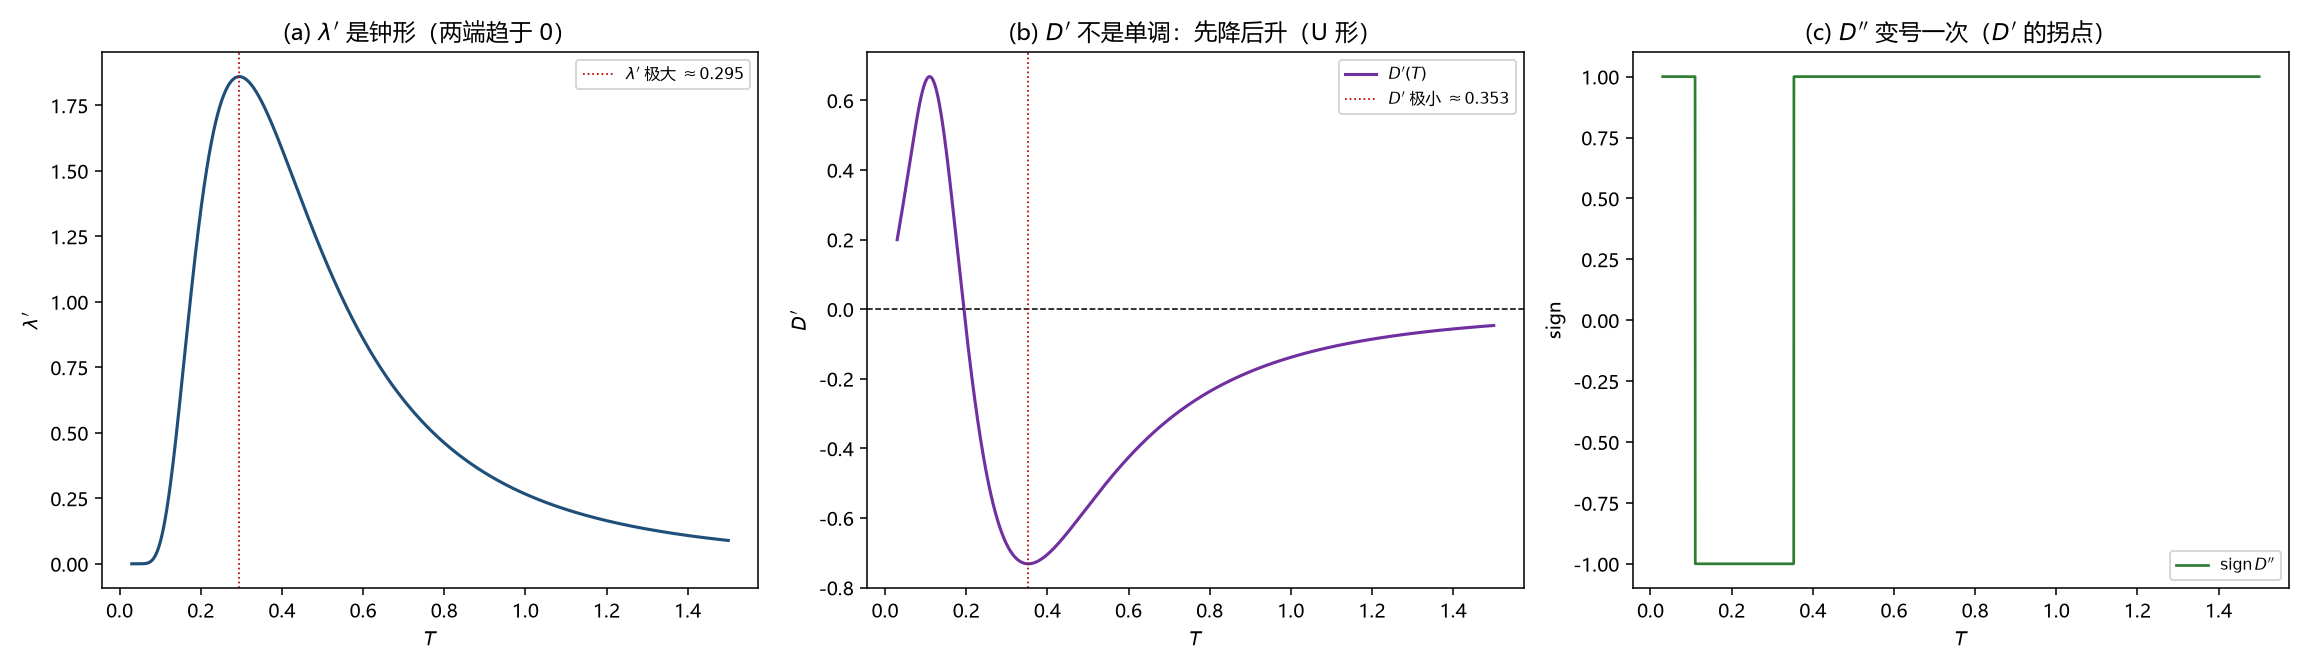

The script that saved this image:
# -*- coding: utf-8 -*-
"""第 206 轮第 0–1 步可行性评估：判据差 D 的二阶结构（D'' 符号、D' 零点唯一性、λ' 单峰）。

用途：检验 205 停点写下的意图命题"D' 在 (0,∞) 严格单减"是否成立——若不成立，
则 206 环的意图命题必须改写（改为"D' 零点唯一"），并把被否证的强命题记入 DISCARD。
只读既有 Spec v32 的闭式，作反馈层核对，不改方程、不调参。
"""
import numpy as np
import matplotlib
matplotlib.use("Agg")
import matplotlib.pyplot as plt

plt.rcParams["font.sans-serif"] = ["Microsoft YaHei"]
plt.rcParams["axes.unicode_minus"] = False

NQ = 4001


def _grid(T):
    u = np.linspace(0.0, 1.0, NQ * 4 + 1)
    h = 1.0 / (2.0 * T)
    return u, np.tanh(u * h), 1.0 / np.cosh(u * h) ** 2


def shape_h(T):
    return np.tanh(1.0 / (2.0 * T))


def w_gap(T):
    u, tanh, _ = _grid(T)
    return np.trapezoid(2.0 * u * tanh, u)


def abs_w_deriv(T):
    u, _, sech2 = _grid(T)
    return np.trapezoid(u ** 2 * sech2, u) / T ** 2


def deficit(T):
    return 1.0 - w_gap(T) / shape_h(T)


def deficit_deriv(T):
    h = shape_h(T)
    s = 1.0 / np.cosh(1.0 / (2.0 * T)) ** 2
    return -((-abs_w_deriv(T)) * h + w_gap(T) * s / (2.0 * T ** 2)) / h ** 2


def ratio(d):
    return d * (1.0 + d) / (1.0 - d)


def ratio_deriv(d):
    return (1.0 + 2.0 * d - d ** 2) / (1.0 - d) ** 2


def lam(T):
    return 1.0 / (T * np.sinh(1.0 / T))


def lam_deriv(T):
    return (np.cosh(1.0 / T) / T - np.sinh(1.0 / T)) / (T * np.sinh(1.0 / T)) ** 2


def gap(T):
    return ratio(deficit(T)) - lam(T)


def gap_deriv(T):
    return ratio_deriv(deficit(T)) * deficit_deriv(T) - lam_deriv(T)


def num_deriv(f, T, dT=1e-6):
    return (f(T + dT) - f(T - dT)) / (2.0 * dT)


print("=" * 74)
print("第 206 轮第 0–1 步：D 的二阶结构（检验 D' 单调性是否成立）")
print("=" * 74)

Ts = np.linspace(0.03, 1.50, 3001)
Dp = np.array([gap_deriv(T) for T in Ts])
Dpp = np.array([num_deriv(gap_deriv, T) for T in Ts])
L1 = np.array([lam_deriv(T) for T in Ts])
d1 = np.array([deficit_deriv(T) for T in Ts])

print("\n[1] D' 是否严格单减？相邻差 dD'/dT 的符号统计")
neg = int(np.sum(np.diff(Dp) < 0))
pos = int(np.sum(np.diff(Dp) > 0))
print(f"    dD' < 0 的区间段数 {neg}，dD' > 0 的区间段数 {pos}（共 {len(Dp)-1} 段）")
idx_min = int(np.argmin(Dp))
print(f"    D' 的最小值 {Dp[idx_min]: .6f} 于 T={Ts[idx_min]:.5f}")
print(f"    D'(0.10)={gap_deriv(0.10): .6f}  D'(0.20)={gap_deriv(0.20): .6f}  "
      f"D'(0.3439)={gap_deriv(0.3439): .6f}  D'(1.20)={gap_deriv(1.20): .6f}  "
      f"D'(1.50)={gap_deriv(1.50): .6f}")

print("\n[2] D'' 的符号变号点")
idx = np.where(np.sign(Dpp[:-1]) != np.sign(Dpp[1:]))[0]
print(f"    变号次数 = {len(idx)}")
for i in idx[:5]:
    print(f"      T ∈ ({Ts[i]:.5f}, {Ts[i+1]:.5f})  D'' 由 {Dpp[i]: .3e} 到 {Dpp[i+1]: .3e}")

print("\n[3] D' 的零点（决定 D 的单峰位置）")
z = np.where(np.sign(Dp[:-1]) != np.sign(Dp[1:]))[0]
print(f"    零点数 = {len(z)}")
for i in z:
    lo, hi = Ts[i], Ts[i + 1]
    for _ in range(80):
        mid = 0.5 * (lo + hi)
        if gap_deriv(lo) * gap_deriv(mid) <= 0:
            hi = mid
        else:
            lo = mid
    print(f"    T* = {0.5*(lo+hi):.9f}   D' 两侧: {gap_deriv(Ts[i]): .3e} / {gap_deriv(Ts[i+1]): .3e}")

print("\n[4] λ'(T) 的形状：两端趋于 0 的钟形？")
idx_max = int(np.argmax(L1))
print(f"    λ' 最大 {L1[idx_max]: .6f} 于 T={Ts[idx_max]:.5f}")
for T in [0.05, 0.15, 0.3439, 0.60, 1.00, 1.50]:
    print(f"      T={T:6.4f}  λ'={lam_deriv(T): .6f}")

print("\n[5] δ'(T) 的单调性（δ'' 的符号）")
print(f"    相邻差为正的段数 {int(np.sum(np.diff(d1) > 0))}（应为 0）")
print(f"    δ'(0.15)={deficit_deriv(0.15): .6f}  δ'(1.20)={deficit_deriv(1.20): .6f}")

fig, ax = plt.subplots(1, 3, figsize=(16.5, 4.8))
ax[0].plot(Ts, L1, color="#1f4e79", lw=1.6)
ax[0].axvline(Ts[idx_max], color="#c00000", ls=":", lw=0.9,
              label=rf"$\lambda'$ 极大 $\approx{Ts[idx_max]:.3f}$")
ax[0].set_xlabel(r"$T$"); ax[0].set_ylabel(r"$\lambda'$")
ax[0].set_title(r"(a) $\lambda'$ 是钟形（两端趋于 0）")
ax[0].legend(fontsize=8)

ax[1].plot(Ts, Dp, color="#7030a0", lw=1.6, label=r"$D'(T)$")
ax[1].axhline(0.0, color="k", lw=0.8, ls="--")
ax[1].axvline(Ts[idx_min], color="#c00000", ls=":", lw=0.9,
              label=rf"$D'$ 极小 $\approx{Ts[idx_min]:.3f}$")
ax[1].set_xlabel(r"$T$"); ax[1].set_ylabel(r"$D'$")
ax[1].set_title(r"(b) $D'$ 不是单调：先降后升（U 形）")
ax[1].legend(fontsize=8)

ax[2].plot(Ts, np.sign(Dpp), color="#2e7d32", lw=1.4, label=r"$\mathrm{sign}\,D''$")
ax[2].set_xlabel(r"$T$"); ax[2].set_ylabel(r"sign")
ax[2].set_title(r"(c) $D''$ 变号一次（$D'$ 的拐点）")
ax[2].legend(fontsize=8)

fig.tight_layout()
fig.savefig("环15_判据差二阶_数值核对.png", dpi=140)
print("\n[6] 图已保存：环15_判据差二阶_数值核对.png")
